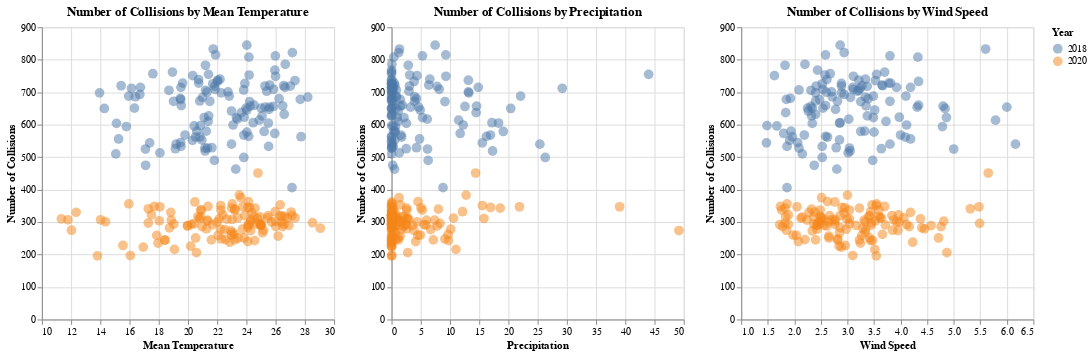

Here is the notebook cell this chart was saved with:
### Code cell
t1 = alt.Chart(merged_data).mark_point(
    filled=True,
    size=100,
    opacity=0.5
).encode(
    x=alt.X('MEAN_TEMP:Q',
            title='Mean Temperature',
            scale=alt.Scale(domain=[10, 30])),
    y=alt.Y('COLLISION COUNT:Q',
            title='Number of Collisions'),
    color=alt.Color('year(DATE):N',
                    title='Year')
).properties(
    title='Number of Collisions by Mean Temperature'
)

t2 = alt.Chart(merged_data).mark_point(
    filled=True,
    size=100,
    opacity=0.5
).encode(
    x=alt.X('PRCP:Q',
            title='Precipitation'),
    y=alt.Y('COLLISION COUNT:Q',
            title='Number of Collisions'),
    color=alt.Color('year(DATE):N',
                    title='Year'),
).properties(
    title='Number of Collisions by Precipitation'
)

t3 = alt.Chart(merged_data).mark_point(
    filled=True,
    size=100,
    opacity=0.5
).encode(
    x=alt.X('AWND:Q',
            scale=alt.Scale(domain=[1, 6.5]),
            title='Wind Speed'),
    y=alt.Y('COLLISION COUNT:Q',
            title='Number of Collisions'),
    color=alt.Color('year(DATE):N',
                    title='Year'),
).properties(
    title='Number of Collisions by Wind Speed'
)

t1 | t2 | t3

### Figure 1 — Vega specification as saved in the notebook (floating-point values rounded to 4 significant figures; data arrays with more than 128 entries replaced by an {"elided": "..."} marker saying what was removed)
{"$schema": "https://vega.github.io/schema/vega/v5.json", "data": [{"name": "source_0"}, {"name": "data_0", "values": {"elided": "244 records"}, "transform": [{"type": "formula", "expr": "toDate(datum['year_DATE'])", "as": "year_DATE"}]}, {"name": "data_1", "values": {"elided": "244 records"}, "transform": [{"type": "formula", "expr": "toDate(datum['year_DATE'])", "as": "year_DATE"}]}, {"name": "data_2", "values": {"elided": "244 records"}, "transform": [{"type": "formula", "expr": "toDate(datum['year_DATE'])", "as": "year_DATE"}]}, {"name": "data_1_color_domain_year_DATE_0", "values": [{"year_DATE": "2018-01-01T00:00:00.000"}, {"year_DATE": "2020-01-01T00:00:00.000"}], "transform": [{"type": "formula", "expr": "toDate(datum['year_DATE'])", "as": "year_DATE"}]}, {"name": "data_2_color_domain_year_DATE_1", "values": [{"year_DATE": "2018-01-01T00:00:00.000"}, {"year_DATE": "2020-01-01T00:00:00.000"}], "transform": [{"type": "formula", "expr": "toDate(datum['year_DATE'])", "as": "year_DATE"}]}, {"name": "data_0_color_domain_year_DATE_2", "values": [{"year_DATE": "2018-01-01T00:00:00.000"}, {"year_DATE": "2020-01-01T00:00:00.000"}], "transform": [{"type": "formula", "expr": "toDate(datum['year_DATE'])", "as": "year_DATE"}]}, {"name": "data_1_concat_0_y_domain_COLLISION COUNT", "values": [{"min": 196, "max": 845}]}, {"name": "data_2_concat_1_x_domain_PRCP", "values": [{"min": 0.0, "max": 49.18}]}, {"name": "data_2_concat_1_y_domain_COLLISION COUNT", "values": [{"min": 196, "max": 845}]}, {"name": "data_0_concat_2_y_domain_COLLISION COUNT", "values": [{"min": 196, "max": 845}]}], "signals": [{"name": "childWidth", "value": 300}], "marks": [{"type": "group", "name": "concat_0_group", "encode": {"update": {"height": {"signal": "height"}, "width": {"signal": "childWidth"}}}, "marks": [{"type": "symbol", "name": "concat_0_marks", "from": {"data": "data_1"}, "encode": {"update": {"fill": {"field": "year_DATE", "scale": "color"}, "opacity": {"value": 0.5}, "ariaRoleDescription": {"value": "point"}, "description": {"signal": "\"Mean Temperature: \" + (format(datum[\"MEAN_TEMP\"], \"\")) + \"; Number of Collisions: \" + (format(datum[\"COLLISION COUNT\"], \"\")) + \"; Year: \" + (timeFormat(datum[\"year_DATE\"], timeUnitSpecifier([\"year\"], {\"year-month\":\"%b %Y \",\"year-month-date\":\"%b %d, %Y \"})))"}, "x": {"field": "MEAN_TEMP", "scale": "concat_0_x"}, "size": {"value": 100}, "y": {"field": "COLLISION COUNT", "scale": "concat_0_y"}}}, "style": ["point"]}], "axes": [{"scale": "concat_0_x", "aria": false, "grid": true, "maxExtent": 0, "domain": false, "ticks": false, "zindex": 0, "labels": false, "orient": "bottom", "minExtent": 0, "tickCount": {"signal": "ceil(childWidth/40)"}, "gridScale": "concat_0_y"}, {"scale": "concat_0_y", "zindex": 0, "gridScale": "concat_0_x", "orient": "left", "domain": false, "ticks": false, "tickCount": {"signal": "ceil(height/40)"}, "grid": true, "maxExtent": 0, "minExtent": 0, "labels": false, "aria": false}, {"scale": "concat_0_x", "title": "Mean Temperature", "zindex": 0, "grid": false, "orient": "bottom", "labelOverlap": true, "labelFlush": true, "tickCount": {"signal": "ceil(childWidth/40)"}}, {"scale": "concat_0_y", "labelOverlap": true, "tickCount": {"signal": "ceil(height/40)"}, "grid": false, "orient": "left", "zindex": 0, "title": "Number of Collisions"}], "title": {"text": "Number of Collisions by Mean Temperature", "frame": "group"}, "style": "cell"}, {"type": "group", "name": "concat_1_group", "encode": {"update": {"height": {"signal": "height"}, "width": {"signal": "childWidth"}}}, "marks": [{"type": "symbol", "name": "concat_1_marks", "from": {"data": "data_2"}, "encode": {"update": {"x": {"field": "PRCP", "scale": "concat_1_x"}, "ariaRoleDescription": {"value": "point"}, "description": {"signal": "\"Precipitation: \" + (format(datum[\"PRCP\"], \"\")) + \"; Number of Collisions: \" + (format(datum[\"COLLISION COUNT\"], \"\")) + \"; Year: \" + (timeFormat(datum[\"year_DATE\"], timeUnitSpecifier([\"year\"], {\"year-month\":\"%b %Y \",\"year-month-date\":\"%b %d, %Y \"})))"}, "size": {"value": 100}, "fill": {"field": "year_DATE", "scale": "color"}, "opacity": {"value": 0.5}, "y": {"field": "COLLISION COUNT", "scale": "concat_1_y"}}}, "style": ["point"]}], "axes": [{"scale": "concat_1_x", "tickCount": {"signal": "ceil(childWidth/40)"}, "maxExtent": 0, "aria": false, "zindex": 0, "grid": true, "gridScale": "concat_1_y", "domain": false, "ticks": false, "orient": "bottom", "minExtent": 0, "labels": false}, {"scale": "concat_1_y", "tickCount": {"signal": "ceil(height/40)"}, "maxExtent": 0, "zindex": 0, "orient": "left", "grid": true, "domain": false, "minExtent": 0, "ticks": false, "gridScale": "concat_1_x", "labels": false, "aria": false}, {"scale": "concat_1_x", "zindex": 0, "tickCount": {"signal": "ceil(childWidth/40)"}, "labelOverlap": true, "orient": "bottom", "title": "Precipitation", "grid": false, "labelFlush": true}, {"scale": "concat_1_y", "labelOverlap": true, "title": "Number of Collisions", "orient": "left", "tickCount": {"signal": "ceil(height/40)"}, "zindex": 0, "grid": false}], "title": {"text": "Number of Collisions by Precipitation", "frame": "group"}, "style": "cell"}, {"type": "group", "name": "concat_2_group", "encode": {"update": {"height": {"signal": "height"}, "width": {"signal": "childWidth"}}}, "marks": [{"type": "symbol", "name": "concat_2_marks", "from": {"data": "data_0"}, "encode": {"update": {"opacity": {"value": 0.5}, "y": {"field": "COLLISION COUNT", "scale": "concat_2_y"}, "ariaRoleDescription": {"value": "point"}, "x": {"field": "AWND", "scale": "concat_2_x"}, "size": {"value": 100}, "description": {"signal": "\"Wind Speed: \" + (format(datum[\"AWND\"], \"\")) + \"; Number of Collisions: \" + (format(datum[\"COLLISION COUNT\"], \"\")) + \"; Year: \" + (timeFormat(datum[\"year_DATE\"], timeUnitSpecifier([\"year\"], {\"year-month\":\"%b %Y \",\"year-month-date\":\"%b %d, %Y \"})))"}, "fill": {"field": "year_DATE", "scale": "color"}}}, "style": ["point"]}], "axes": [{"scale": "concat_2_x", "labels": false, "grid": true, "orient": "bottom", "gridScale": "concat_2_y", "minExtent": 0, "zindex": 0, "tickCount": {"signal": "ceil(childWidth/40)"}, "maxExtent": 0, "domain": false, "ticks": false, "aria": false}, {"scale": "concat_2_y", "gridScale": "concat_2_x", "orient": "left", "tickCount": {"signal": "ceil(height/40)"}, "maxExtent": 0, "domain": false, "labels": false, "grid": true, "aria": false, "zindex": 0, "ticks": false, "minExtent": 0}, {"scale": "concat_2_x", "orient": "bottom", "grid": false, "labelOverlap": true, "labelFlush": true, "tickCount": {"signal": "ceil(childWidth/40)"}, "title": "Wind Speed", "zindex": 0}, {"scale": "concat_2_y", "zindex": 0, "labelOverlap": true, "orient": "left", "tickCount": {"signal": "ceil(height/40)"}, "grid": false, "title": "Number of Collisions"}], "title": {"text": "Number of Collisions by Wind Speed", "frame": "group"}, "style": "cell"}], "scales": [{"name": "color", "type": "ordinal", "domain": {"fields": [{"data": "data_1_color_domain_year_DATE_0", "field": "year_DATE"}, {"data": "data_2_color_domain_year_DATE_1", "field": "year_DATE"}, {"data": "data_0_color_domain_year_DATE_2", "field": "year_DATE"}], "sort": true}, "range": "category"}, {"name": "concat_0_x", "type": "linear", "domain": [10, 30], "range": [0, {"signal": "childWidth"}], "zero": false}, {"name": "concat_0_y", "type": "linear", "domain": [{"signal": "(data(\"data_1_concat_0_y_domain_COLLISION COUNT\")[0] || {}).min"}, {"signal": "(data(\"data_1_concat_0_y_domain_COLLISION COUNT\")[0] || {}).max"}], "range": [{"signal": "height"}, 0], "nice": true, "zero": true}, {"name": "concat_1_x", "type": "linear", "domain": [{"signal": "(data(\"data_2_concat_1_x_domain_PRCP\")[0] || {}).min"}, {"signal": "(data(\"data_2_concat_1_x_domain_PRCP\")[0] || {}).max"}], "range": [0, {"signal": "childWidth"}], "nice": true, "zero": true}, {"name": "concat_1_y", "type": "linear", "domain": [{"signal": "(data(\"data_2_concat_1_y_domain_COLLISION COUNT\")[0] || {}).min"}, {"signal": "(data(\"data_2_concat_1_y_domain_COLLISION COUNT\")[0] || {}).max"}], "range": [{"signal": "height"}, 0], "nice": true, "zero": true}, {"name": "concat_2_x", "type": "linear", "domain": [1, 6.5], "range": [0, {"signal": "childWidth"}], "zero": false}, {"name": "concat_2_y", "type": "linear", "domain": [{"signal": "(data(\"data_0_concat_2_y_domain_COLLISION COUNT\")[0] || {}).min"}, {"signal": "(data(\"data_0_concat_2_y_domain_COLLISION COUNT\")[0] || {}).max"}], "range": [{"signal": "height"}, 0], "zero": true, "nice": true}], "background": "white", "layout": {"padding": 20, "bounds": "full", "align": "each"}, "padding": 5, "height": 300, "legends": [{"title": "Year", "fill": "color", "format": {"signal": "timeUnitSpecifier([\"year\"], {\"year-month\":\"%b %Y \",\"year-month-date\":\"%b %d, %Y \"})"}, "formatType": "time", "symbolType": "circle", "encode": {"symbols": {"update": {"opacity": {"value": 0.5}}}}}]}
